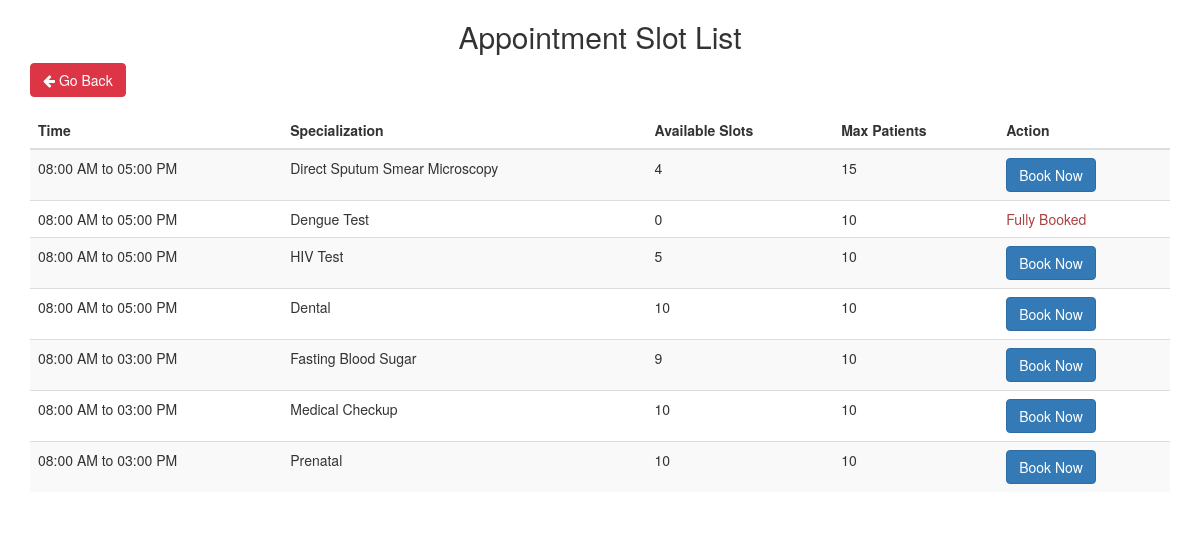
/hms/appointment-slot.php, run on the app's committed database.
### tables this page shows
CREATE TABLE `doctorspecilization` (
  `id` int(11) NOT NULL,
  `specilization` varchar(255) DEFAULT NULL,
  `room` varchar(255) NOT NULL DEFAULT 'Room 0',
  `max_patients` int(255) NOT NULL DEFAULT 10,
  `avail_slots` int(255) NOT NULL DEFAULT 10,
  `open_time` time NOT NULL,
  `close_time` time NOT NULL,
  `creationDate` timestamp NULL DEFAULT current_timestamp(),
  `updationDate` timestamp NULL DEFAULT NULL ON UPDATE current_timestamp()
);

### hms/appointment-slot.php (the view, shortened to what this page needs)
<?php
include 'include/config.php';
$userId = $_SESSION['id'];
$sql = "SELECT specilization, max_patients, avail_slots, open_time, close_time FROM doctorspecilization";
$result = $con->query($sql);
$booking_check_sql = "SELECT COUNT(*) as booking_count FROM appointment WHERE userId = ? AND bookingStatus = 'Pending' OR bookingStatus = 'Approved'";
$stmt = $con->prepare($booking_check_sql);
$stmt->bind_param("i", $userId);
$stmt->execute();
$booking_result = $stmt->get_result();
$booking_row = $booking_result->fetch_assoc();
$has_booking = $booking_row['booking_count'] > 0;
?>
<!DOCTYPE html>
<html lang="en">
<head>
    <link rel="stylesheet" href="vendor/bootstrap/css/bootstrap.min.css">
    <link rel="stylesheet" href="vendor/fontawesome/css/font-awesome.min.css">
</head>
<body>
    <div class="container mt-5">
        <h2 class="text-center mb-4">Appointment Slot List</h2>
        <div class="go-back-btn">
            <a href="dashboard.php" class="btn btn-red">
                <i class="fa fa-arrow-left"></i> Go Back
            </a>
        </div>
        <?php if ($result->num_rows > 0): ?>
            <table class="table table-striped">
                <thead>
                    <tr>
                        <th>Time</th>
                        <th>Specialization</th>
                        <th>Available Slots</th>
                        <th>Max Patients</th>
                        <th>Action</th>
                    </tr>
                </thead>
                <tbody>
                    <?php while ($row = $result->fetch_assoc()): ?>
                        <tr>
                            <td>
                                <?php
                                $open_time_12hr = date('h:i A', strtotime($row['open_time']));
                                $close_time_12hr = date('h:i A', strtotime($row['close_time']));
                                echo htmlspecialchars($open_time_12hr . ' to ' . $close_time_12hr);
                                ?>
                            </td>
                            <td><?php echo htmlspecialchars($row['specilization']); ?></td>
                            <td><?php echo htmlspecialchars($row['avail_slots']); ?></td>
                            <td><?php echo htmlspecialchars($row['max_patients']); ?></td>
                            <td>
                                <?php if ($has_booking): ?>
                                    <span class="text-danger">Already Booked</span>
                                <?php elseif ($row['avail_slots'] > 0): ?>
                                    <a href="book-appointment.php?specialization=<?php echo urlencode($row['specilization']); ?>" class="btn btn-primary">Book Now</a>
                                <?php else: ?>
                                    <span class="text-danger">Fully Booked</span>
                                <?php endif; ?>
                            </td>
                        </tr>
                    <?php endwhile; ?>
                </tbody>
            </table>
        <?php else: ?>
            <div class="alert alert-warning" role="alert">
                No records found.
            </div>
        <?php endif; ?>
    </div>
</body>
</html>

### hms/appointment-slot.php (style rules this page uses)
.go-back-btn { margin-bottom: 15px; }
.btn-red { background-color: #dc3545; border-color: #dc3545; color: white; }

### data on the page
doctorspecilization: open_time+close_time "08:00 AM to 05:00 PM", specilization "Direct Sputum Smear Microscopy", avail_slots "4", max_patients "15"
doctorspecilization: open_time+close_time "08:00 AM to 05:00 PM", specilization "Dengue Test", avail_slots "0", max_patients "10", shows "Fully Booked"
doctorspecilization: open_time+close_time "08:00 AM to 05:00 PM", specilization "HIV Test", avail_slots "5", max_patients "10"
doctorspecilization: open_time+close_time "08:00 AM to 05:00 PM", specilization "Dental", avail_slots "10", max_patients "10"
doctorspecilization: open_time+close_time "08:00 AM to 03:00 PM", specilization "Fasting Blood Sugar", avail_slots "9", max_patients "10"
doctorspecilization: open_time+close_time "08:00 AM to 03:00 PM", specilization "Medical Checkup", avail_slots "10", max_patients "10"
doctorspecilization: open_time+close_time "08:00 AM to 03:00 PM", specilization "Prenatal", avail_slots "10", max_patients "10"
